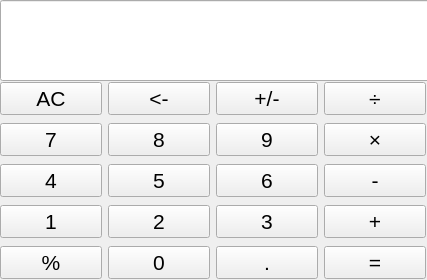
<?xml version="1.0" encoding="UTF-8"?>
<ui version="4.0">
 <class>Widget</class>
 <widget class="QWidget" name="Widget">
  <property name="geometry">
   <rect>
    <x>0</x>
    <y>0</y>
    <width>427</width>
    <height>280</height>
   </rect>
  </property>
  <property name="windowTitle">
   <string>Widget</string>
  </property>
  <widget class="QLineEdit" name="lineEdit">
   <property name="geometry">
    <rect>
     <x>0</x>
     <y>0</y>
     <width>431</width>
     <height>81</height>
    </rect>
   </property>
   <property name="font">
    <font>
     <pointsize>22</pointsize>
    </font>
   </property>
   <property name="layoutDirection">
    <enum>Qt::LayoutDirection::RightToLeft</enum>
   </property>
   <property name="text">
    <string/>
   </property>
   <property name="alignment">
    <set>Qt::AlignmentFlag::AlignRight|Qt::AlignmentFlag::AlignTrailing|Qt::AlignmentFlag::AlignVCenter</set>
   </property>
  </widget>
  <widget class="QWidget" name="">
   <property name="geometry">
    <rect>
     <x>0</x>
     <y>80</y>
     <width>426</width>
     <height>201</height>
    </rect>
   </property>
   <layout class="QGridLayout" name="gridLayout">
    <item row="3" column="1">
     <widget class="QPushButton" name="Num2">
      <property name="font">
       <font>
        <pointsize>16</pointsize>
       </font>
      </property>
      <property name="text">
       <string>2</string>
      </property>
     </widget>
    </item>
    <item row="2" column="0">
     <widget class="QPushButton" name="Num4">
      <property name="font">
       <font>
        <pointsize>16</pointsize>
       </font>
      </property>
      <property name="text">
       <string>4</string>
      </property>
     </widget>
    </item>
    <item row="1" column="2">
     <widget class="QPushButton" name="Num9">
      <property name="font">
       <font>
        <pointsize>16</pointsize>
       </font>
      </property>
      <property name="text">
       <string>9</string>
      </property>
     </widget>
    </item>
    <item row="3" column="3">
     <widget class="QPushButton" name="Sum">
      <property name="font">
       <font>
        <pointsize>16</pointsize>
       </font>
      </property>
      <property name="text">
       <string>+</string>
      </property>
     </widget>
    </item>
    <item row="1" column="0">
     <widget class="QPushButton" name="Num7">
      <property name="font">
       <font>
        <pointsize>16</pointsize>
       </font>
      </property>
      <property name="text">
       <string>7</string>
      </property>
     </widget>
    </item>
    <item row="2" column="3">
     <widget class="QPushButton" name="Sub">
      <property name="font">
       <font>
        <pointsize>16</pointsize>
       </font>
      </property>
      <property name="text">
       <string>-</string>
      </property>
     </widget>
    </item>
    <item row="4" column="0">
     <widget class="QPushButton" name="Mod">
      <property name="font">
       <font>
        <pointsize>16</pointsize>
       </font>
      </property>
      <property name="text">
       <string>%</string>
      </property>
     </widget>
    </item>
    <item row="0" column="2">
     <widget class="QPushButton" name="Oppo">
      <property name="font">
       <font>
        <pointsize>16</pointsize>
       </font>
      </property>
      <property name="text">
       <string>+/-</string>
      </property>
     </widget>
    </item>
    <item row="3" column="0">
     <widget class="QPushButton" name="Num1">
      <property name="font">
       <font>
        <pointsize>16</pointsize>
       </font>
      </property>
      <property name="text">
       <string>1</string>
      </property>
     </widget>
    </item>
    <item row="4" column="2">
     <widget class="QPushButton" name="Point">
      <property name="font">
       <font>
        <pointsize>16</pointsize>
       </font>
      </property>
      <property name="text">
       <string>.</string>
      </property>
     </widget>
    </item>
    <item row="2" column="1">
     <widget class="QPushButton" name="Num5">
      <property name="font">
       <font>
        <pointsize>16</pointsize>
       </font>
      </property>
      <property name="text">
       <string>5</string>
      </property>
     </widget>
    </item>
    <item row="4" column="3">
     <widget class="QPushButton" name="Equal">
      <property name="font">
       <font>
        <pointsize>16</pointsize>
       </font>
      </property>
      <property name="text">
       <string>=</string>
      </property>
     </widget>
    </item>
    <item row="4" column="1">
     <widget class="QPushButton" name="Num0">
      <property name="font">
       <font>
        <pointsize>16</pointsize>
       </font>
      </property>
      <property name="text">
       <string>0</string>
      </property>
     </widget>
    </item>
    <item row="2" column="2">
     <widget class="QPushButton" name="Num6">
      <property name="font">
       <font>
        <pointsize>16</pointsize>
       </font>
      </property>
      <property name="text">
       <string>6</string>
      </property>
     </widget>
    </item>
    <item row="0" column="3">
     <widget class="QPushButton" name="Divide">
      <property name="font">
       <font>
        <pointsize>16</pointsize>
       </font>
      </property>
      <property name="text">
       <string>÷</string>
      </property>
     </widget>
    </item>
    <item row="1" column="1">
     <widget class="QPushButton" name="Num8">
      <property name="font">
       <font>
        <pointsize>16</pointsize>
       </font>
      </property>
      <property name="text">
       <string>8</string>
      </property>
     </widget>
    </item>
    <item row="1" column="3">
     <widget class="QPushButton" name="Multi">
      <property name="font">
       <font>
        <pointsize>16</pointsize>
       </font>
      </property>
      <property name="text">
       <string>×</string>
      </property>
     </widget>
    </item>
    <item row="3" column="2">
     <widget class="QPushButton" name="Num3">
      <property name="font">
       <font>
        <pointsize>16</pointsize>
       </font>
      </property>
      <property name="text">
       <string>3</string>
      </property>
     </widget>
    </item>
    <item row="0" column="0">
     <widget class="QPushButton" name="Empty">
      <property name="font">
       <font>
        <pointsize>16</pointsize>
       </font>
      </property>
      <property name="text">
       <string>AC</string>
      </property>
     </widget>
    </item>
    <item row="0" column="1">
     <widget class="QPushButton" name="Delete">
      <property name="font">
       <font>
        <pointsize>16</pointsize>
       </font>
      </property>
      <property name="text">
       <string>&lt;-</string>
      </property>
     </widget>
    </item>
   </layout>
  </widget>
 </widget>
 <resources/>
 <connections/>
</ui>
